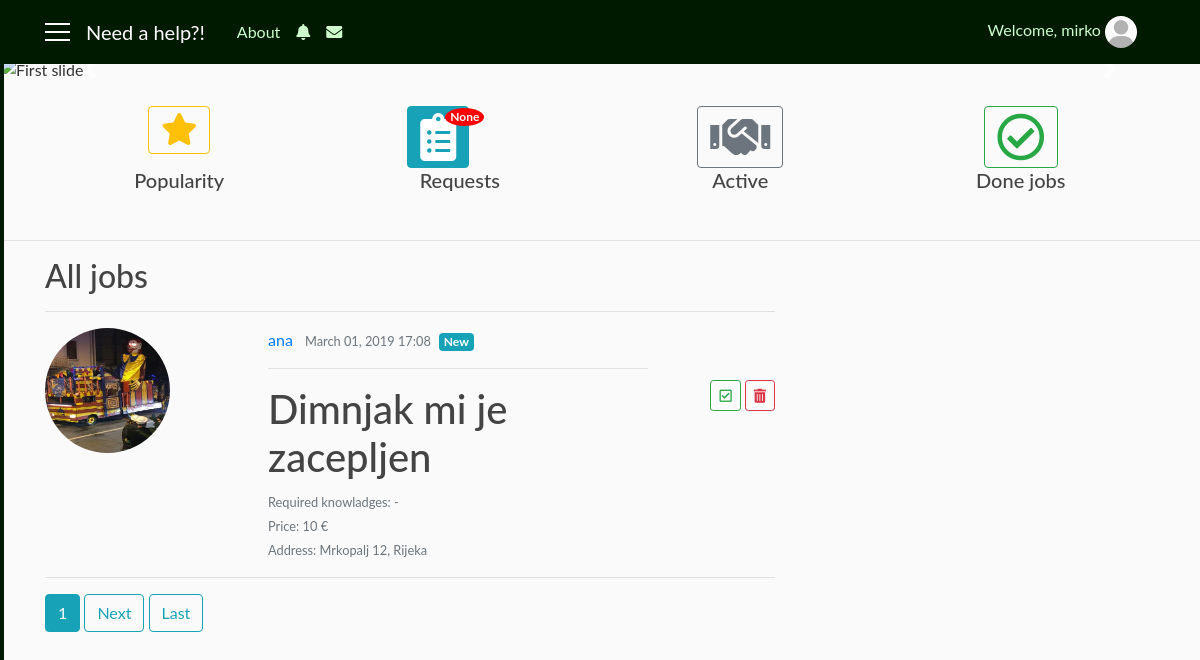
The app's page /main (signed in) with its own data.
### user/models.py (models this page shows, shortened)
class Requests(models.Model):
    user = models.ForeignKey(User, on_delete=models.CASCADE)
    job_title = models.CharField(max_length=30, blank=True)
    required_knowledges = models.TextField(max_length=1000, default='-')
    price = models.IntegerField(default=10)
    address = models.CharField(max_length=30, blank=True)
    job_description = models.TextField(max_length=1000, blank=True)
    date = models.DateTimeField(auto_now_add=True)
    photo = models.ImageField(default='default_request.jpg', upload_to='requests_user')
    visible = models.BooleanField(default=True)

class SeenRequest(models.Model):
    user = models.ForeignKey(User, on_delete=models.CASCADE)
    request = models.ForeignKey(Requests, on_delete=models.CASCADE)
    seen = models.BooleanField(default=False)

### need_a_help_app/views.py (the view)
# urls.py: path('main', views.AppMainView.as_view(), name='main'),
class AppMainView(LoginRequiredMixin, ListView):
    template_name = 'need_a_help_app/app_main.html'
    context_object_name = 'users'
    paginate_by = 3
    def get_queryset(self):
        return User.objects.all()
    def get_context_data(self, **kwargs):
        context_data = super(AppMainView, self).get_context_data(**kwargs)
        us = self.request.user
        reqq_seen = SeenRequest.objects.filter(user=us)
        hired = Hire.objects.filter(user=us)
        uss = User.objects.all()
        f_hired = []
        for u in uss:
            for h in hired:
                if h.user == us and h.repairman == u.id and h.status == 'pending':
                    f_hired.append(u)
        context_data['f_hired'] = f_hired
        context_data['seen_r'] = reqq_seen
        context_data['cnt'] = self.request.session.get('cnt')
        return context_data

### need_a_help_app/templates/need_a_help_app/app_main.html (shortened to what this page needs)
{% extends 'need_a_help_app/base.html' %}
{% block app_repairman %}
    <div id="carouselExampleIndicators" class="carousel slide" data-ride="carousel">
      <ol class="carousel-indicators">
      </ol>
      <div class="carousel-inner">
            <div class="carousel-item active">
                <img class="slide-img" src="https://www.bing.com/th?id=OIP.GdOM_bEhNhmrmAG4XTVTiQHaE8&pid=Api" alt="First slide">
            </div>
      </div>
      <a class="carousel-control-prev" href="#carouselExampleIndicators" role="button" data-slide="prev">
        <span class="carousel-control-prev-icon" aria-hidden="true"></span>
      </a>
      <a class="carousel-control-next" href="#carouselExampleIndicators" role="button" data-slide="next">
        <span class="carousel-control-next-icon" aria-hidden="true"></span>
      </a>
    </div>
    <div class="container p-4">
        <div class="row" align="center">
            <div class="col-sm-3">
                <a href="#" class="btn btn-outline-warning"><i class="fas fa-star fa-2x"></i></a>
            </div>
            <div class="col-sm-3">
                  <a href="{% url 'requests_repairman' user.id %}" class="btn btn-info">
                      <i class="fas fa-clipboard-list fa-3x"></i>
                  </a>
                  <span class="badge badge-notify">{{ cnt }}</span>
            </div>
            <div class="col-sm-3">
                <a href="{% url 'active_repairman' user.id %}" class="btn btn-outline-secondary"><i class="fas fa-handshake fa-3x"></i></a>
            </div>
            <div class="col-sm-3">
                <a href="{% url 'done_repairman' user.id %}" class="btn btn-outline-success"><i class="far fa-check-circle fa-3x"></i></a>
            </div>
        </div>
        <div class="row" align="center">
            <div class="col-sm-3">
                <h5>Popularity</h5>
            </div>
            <div class="col-sm-3">
                <h5>Requests</h5>
            </div>
            <div class="col-sm-3">
                <h5>Active</h5>
            </div>
            <div class="col-sm-3">
                <h5>Done jobs</h5>
            </div>
        </div>
    </div>
    <hr width="100%">
{% endblock %}
{% block content_repairman %}
    <h2>All jobs</h2>
    <hr width="100%">
    {% for us in users %}
        {% for u in us.requests_set.all|dictsortreversed:'date' %}
            {% if u.visible %}
                <div class="row">
                    <div class="col-sm-3">
                        <a href="{% url 'request_detail' u.id %}">
                            <img class="rounded-circle account-img" src="{{ u.photo.url }}">
                        </a>
                    </div>
                    <div class="col-sm-7 pl-5">
                        <a class="mr-2" href="{% url 'info' u.user.id %}">{{ u.user }}</a>
                        <small class="text-muted">{{ u.date|date:'F d, Y H:i' }}</small>&nbsp
                        {% for r in seen_r %}
                            {% if r.request.id == u.id and r.seen == False %}
                                <span class="badge badge-info">New</span>
                            {% endif %}
                        {% endfor %}
                        <hr width="100%">
                        <h1>{{ u.job_title }}</h1>
                        <small class="text-secondary text-muted">Required knowladges: {{ u.required_knowledges }}</small><br>
                        <small class="text-secondary text-muted">Price: {{ u.price }} €</small><br>
                        <small class="text-secondary text-muted">Address: {{ u.address }}</small><br>
                    </div>
                    <div class="col-sm-2 pt-5" align="right">
                        <a href="{% url 'repairman_apply' user.id u.id %}" class="btn btn-outline-success btn-sm mt-1 mb-1"><i class="far fa-check-square"></i></a>
                        <a href="#" class="btn btn-outline-danger btn-sm mt-1 mb-1"><i class="fas fa-trash-alt"></i></a>
                    </div>
                </div>
                <hr width="100%">
            {% endif %}
        {% endfor %}
    {% endfor %}
    {% if is_paginated %}
        {% for i in page_obj.paginator.page_range %}
            {% if page_obj.number == i %}
                <a class="btn btn-info mb-4" href="?page={{ i }}">{{ i }}</a>
            {% elif num > page_obj.number|add:'-3' and num < page_obj.number|add:'3' %}
                <a class="btn btn-outline-info mb-4" href="?page={{ i }}">{{ i }}</a>
            {% endif %}
        {% endfor %}
        {% if page_obj.has_next %}
            <a class="btn btn-outline-info mb-4" href="?page={{ page_obj.next_page_number }}">Next</a>
            <a class="btn btn-outline-info mb-4" href="?page={{ page_obj.paginator.num_pages }}">Last</a>
        {% endif %}
    {% endif %}
{% endblock %}

### need_a_help_app/templates/need_a_help_app/base.html (shortened to what this page needs)
{% load static %}
<!DOCTYPE html>
<html>
    <head>
        <link rel="stylesheet" href="https://maxcdn.bootstrapcdn.com/bootstrap/4.0.0/css/bootstrap.min.css">
        <link rel="stylesheet" href="https://use.fontawesome.com/releases/v5.7.2/css/all.css">
        <link rel="stylesheet" type="text/css" href="{% static 'need_a_help_app/style.css' %}">
    </head>
    <body>
      <div id="wrapper">
          {% if user.is_authenticated and user.profile.role == 'client' %}
            <div id="sidebar-wrapper">
                <ul class="sidebar-nav">
                    <div class="list-group pt-2">
                      <a class="list-group-item sb" href="{% url 'main' %}"><i class="fa fa-home fa-fw" aria-hidden="true"></i>&nbsp; Home</a>
                      <a class="list-group-item sb" href="#"><i class="fa fa-envelope fa-fw" aria-hidden="true"></i>&nbsp; Messages</a>
                      <a class="list-group-item sb" href="{% url 'profile' user.id %}"><i class="fa fa-cog fa-fw" aria-hidden="true"></i>&nbsp; Settings</a>
                      <a class="list-group-item sb" href="{% url 'favorites' %}"><i class="fa fa-star fa-fw" aria-hidden="true"></i>&nbsp; My favourites</a>
                    </div>
                </ul>
            </div>
          {% elif user.is_authenticated and user.profile.role == 'repairman' %}
            <div id="sidebar-wrapper">
                <ul class="sidebar-nav">
                    <div class="list-group pt-2">
                      <a class="list-group-item sb" href="{% url 'main' %}">&nbsp; Home</a>
                      <a class="list-group-item sb" href="#">&nbsp; Messages</a>
                      <a class="list-group-item sb" href="{% url 'profile' user.id %}">&nbsp; Settings</a>
                      <a class="list-group-item sb" href="#">&nbsp; My feedbacks</a>
                      <a class="list-group-item sb" href="{% url 'repairman_apps' user.id %}">&nbsp; My applications</a>
                    </div>
                </ul>
            </div>
          {% endif %}
          <header class="site-header">
            <nav class="navbar navbar-expand-md navbar-dark bg-steel fixed-top">
              <div class="container">
                {% if user.is_authenticated %}
                  <a href='#' id='menu-toggle'><div class='menu-icon'></div>
                                  <div class='menu-icon'></div>
                                  <div class='menu-icon'></div></a>
                  <a class="navbar-brand mr-4 ml-3" href="{% url 'main' %}">Need a help?!</a>
                {% else %}
                  <a class="navbar-brand mr-4" href="#">Need a help?!</a>
                {% endif %}
                <div class="collapse navbar-collapse" id="navbarToggle">
                  <div class="navbar-nav mr-auto">
                    <a class="nav-item nav-link" href="{% url 'home' %}">About</a>
                    {% if user.is_authenticated %}
                      <i class="nav-item nav-link fas fa-bell mt-1"></i>
                      <i class="nav-item nav-link fas fa-envelope mt-1"></i>
                    {% endif %}
                  </div>
                  <div class="navbar-nav">
                    {% if user.is_authenticated %}
                      <span class="nav-item nav-link">Welcome, {{ user.username }}
                        <img class="rounded-circle navbar-img popOver" data-title="Logged in as {{ user.profile.role }}" data-content="
                            <a class='list-group-item sb' href='{% url 'info' user.id %}'><i class='fa fa-user fa-fw' aria-hidden='true'></i>&nbsp; My profile</a>
                            <a class='list-group-item sb' href='{% url 'logout' %}'><i class='fas fa-power-off'></i>&nbsp Logout</a>" data-placement="bottom" data-html="true" data-toggle="popover" data-container="body" data-trigger="click" src="{{ user.profile.photo.url }}">
                      </span>
                    {% else %}
                      <a class="nav-item nav-link" href="{% url 'login' %}">Login</a>
                      <a class="nav-item nav-link" href="{% url 'register' %}">Register</a>
                    {% endif %}
                  </div>
                </div>
              </div>
            </nav>
          </header>
          <div id="page-content-wrapper">
            {% if user.is_authenticated and user.profile.role == 'client' %}
              {% block app_client %}
                <div id="carouselExampleIndicators" class="carousel slide" data-ride="carousel">
                  <ol class="carousel-indicators">
                    <li data-target="#carouselExampleIndicators" data-slide-to="0" class="active"></li>
                    <li data-target="#carouselExampleIndicators" data-slide-to="1"></li>
                    <li data-target="#carouselExampleIndicators" data-slide-to="2"></li>
                  </ol>
                  <div class="carousel-inner">
                        <div class="carousel-item active">
                            <img class="slide-img" src="https://www.bing.com/th?id=OIP.GdOM_bEhNhmrmAG4XTVTiQHaE8&pid=Api" alt="First slide">
                        </div>
                        <div class="carousel-item">
                                <img class="slide-img" src="https://d2gg9evh47fn9z.cloudfront.net/800px_COLOURBOX1829407.jpg" alt="Second slide">
                        </div>
                        <div class="carousel-item">
                                <img class="slide-img" src="http://www.leevalley.com/us/images/item/Woodworking/Planes/05p5651s08.jpg" alt="Third slide">
                        </div>
                  </div>
                  <a class="carousel-control-prev" href="#carouselExampleIndicators" role="button" data-slide="prev">
                    <span class="carousel-control-prev-icon" aria-hidden="true"></span>
                    <span class="sr-only">Previous</span>
                  </a>
                  <a class="carousel-control-next" href="#carouselExampleIndicators" role="button" data-slide="next">
                    <span class="carousel-control-next-icon" aria-hidden="true"></span>
                    <span class="sr-only">Next</span>
                  </a>
                </div>
                <div class="container pt-4">
                    <div class="row justify-content-center">
                        <div class="col-12 col-md-10 col-lg-8">
                            <form class="card card-sm" action="{% url 'search' %}" method="GET">
                                <div class="card-body row no-gutters align-items-center">
                                    <div class="col-auto">
                                        <i class="fas fa-search h4 text-body"></i>&nbsp&nbsp
                                    </div>
                                    <div class="col">
                                        <input class="form-control form-control-lg form-control-borderless" name="q" type="text" placeholder="Where is a problem?">
                                    </div>
                                    <div class="col-auto">
                                        &nbsp<button class="btn btn-lg btn-success" type="submit">Search</button>
                                    </div>
                                </div>
                            </form>
                        </div>
                    </div>
                </div>
                <hr width="100%">
                <br/>
                <div class="container p-4">
                    <div class="row" align="center">
                        <div class="col-sm-3">
                            <a href="#" class="btn btn-outline-danger"><i class="fas fa-medal fa-3x"></i></a>
                        </div>
                        <div class="col-sm-3">
                            <a href="{% url 'requests_user' user.id %}" class="btn btn-info"><i class="fas fa-clipboard-list fa-3x"></i></a>
                        </div>
                        <div class="col-sm-3">
                            <a href="{% url 'hired_user' user.id %}" class="btn btn-outline-warning"><i class="fas fa-handshake fa-3x"></i></a>
                        </div>
                        <div class="col-sm-3">
                            <a href="#" class="btn btn-outline-success"><i class="far fa-check-circle fa-3x"></i></a>
                        </div>
                    </div>
                    <div class="row" align="center">
                        <div class="col-sm-3">
                            <h5>Top rated</h5>
                        </div>
                        <div class="col-sm-3">
                            <h5>My requests</h5>
                        </div>
                        <div class="col-sm-3">
                            <h5>Hired</h5>
                        </div>
                        <div class="col-sm-3">
                            <h5>Done jobs</h5>
                        </div>
                    </div>
                </div>
                <hr width="100%">
              {% endblock %}
            {% elif user.is_authenticated and user.profile.role == 'repairman' %}
              {% block app_repairman %}{% endblock %}
            {% endif %}
            <main role="main" class="container">
              <div class="row">
                <div class="col-sm-8">
                  {% if user.is_authenticated and user.profile.role == 'client' %}
                    {% block content_client %}{% endblock %}
                  {% else %}
                    {% block content_repairman %}{% endblock %}
                  {% endif %}
                </div>
              </div>
            </main>
          </div>
    </div>
    </body>
</html>

### records on screen
Requests: photo (picture), user "ana", date "March 01, 2019 17:08", job_title "Dimnjak mi je zacepljen", required_knowledges "-", price "10", address "Mrkopalj 12, Rijeka"
SeenRequest: seen "New"

### other values on screen
{{ user.username }} "mirko"
{{ cnt }} "None"
{{ i }} "1"
